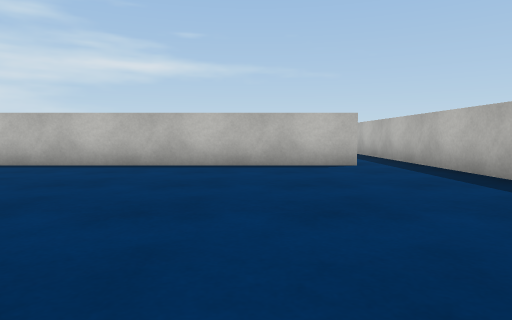
view 1 (above)

24 first-person views from a walk through a Unity game level. The camera is 0.55 m above the floor, tilts 4° down and sees 75° across. The floor is counted in squares, 1 m on a side. Each view is taken from the middle of a square. On the plan, view 1 faces up. The plan holds only what a view shows up to about 9 squares ahead; the rest is blank. The place goes on beyond the plan. The player character is not drawn. Surface patterns are stand-ins for the level's own textures.

view 2
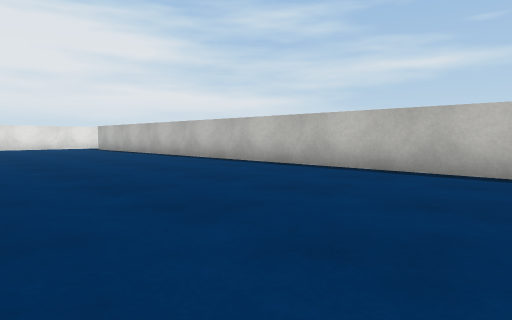

view 3
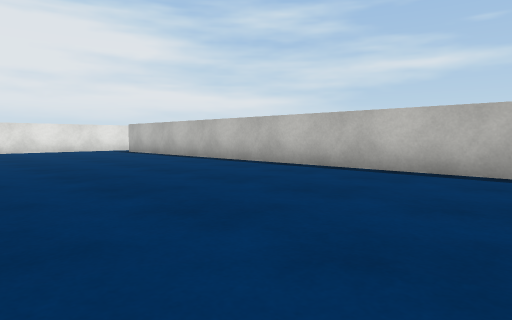

view 4
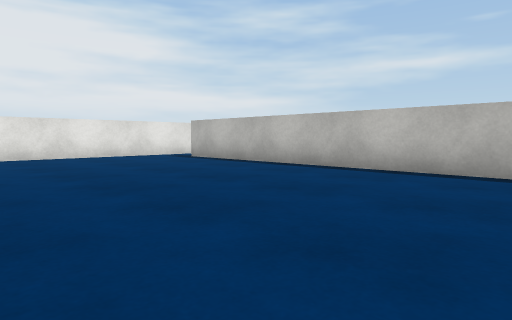

view 5
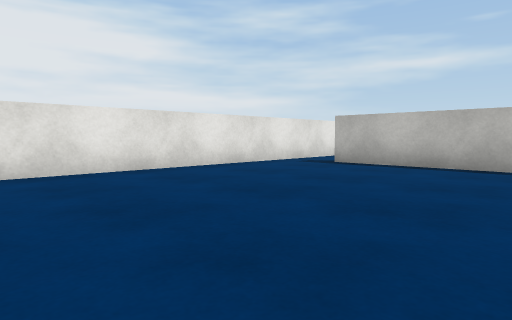

view 6
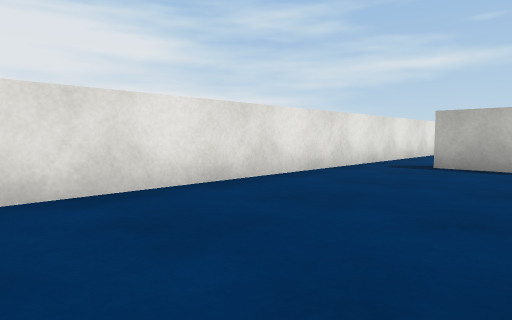

view 7
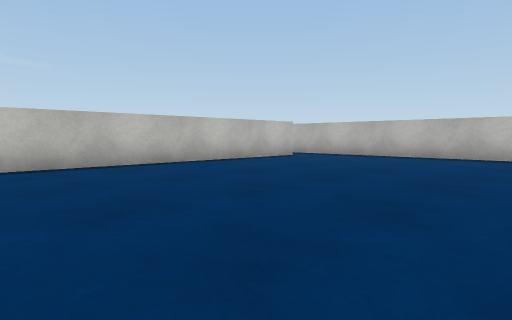

view 8
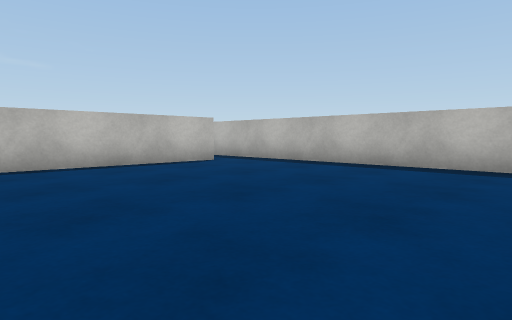

view 9
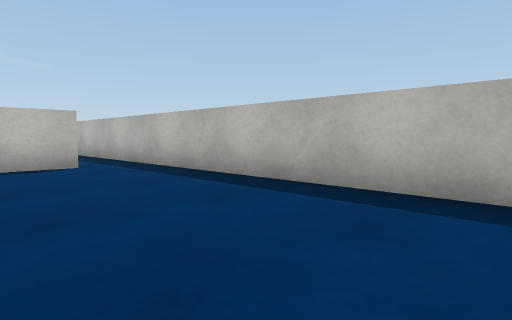

view 10
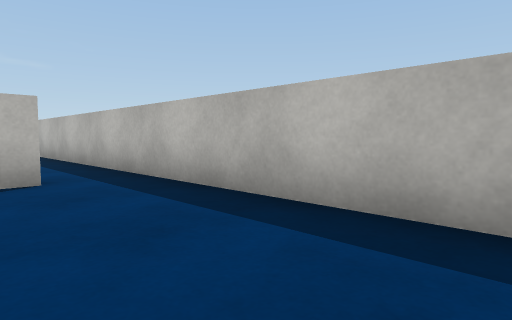

view 11
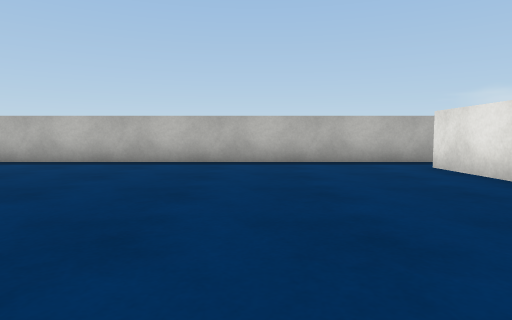

view 12
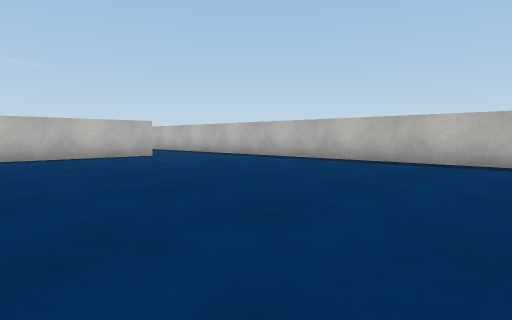

view 13
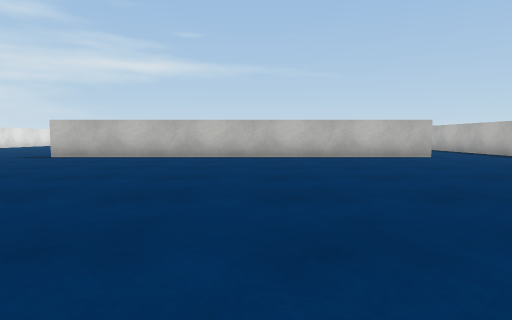

view 14
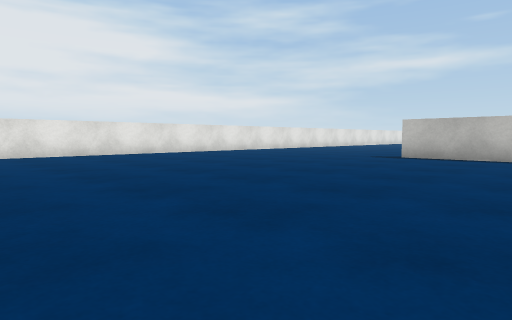

view 15
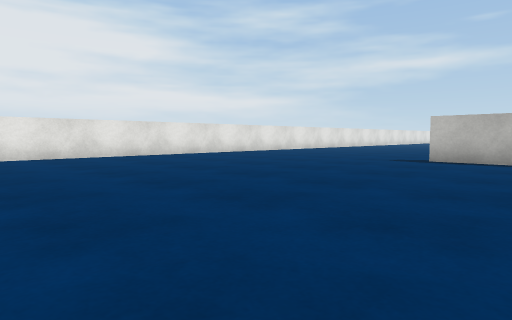

view 16
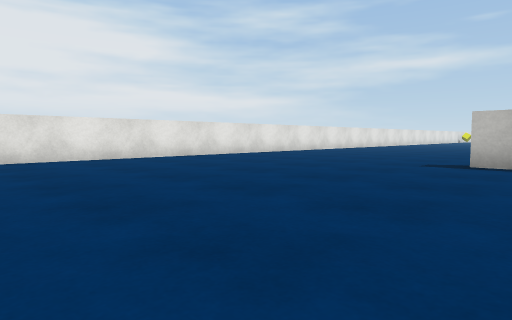

view 17
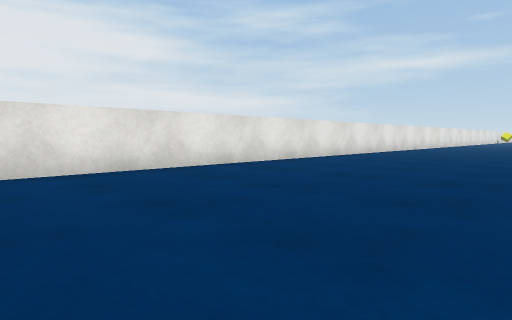

view 18
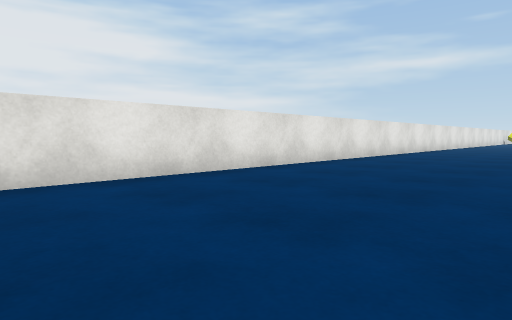

view 19
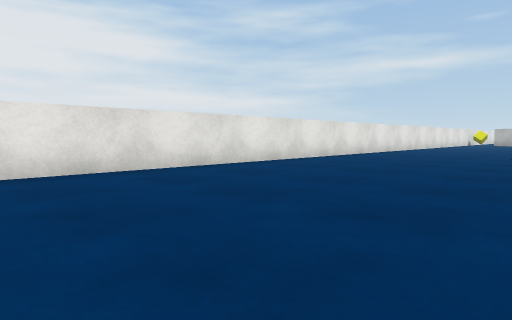

view 20
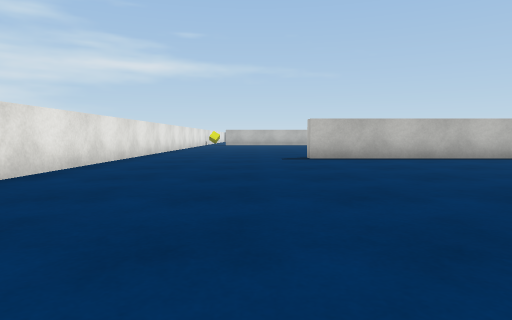

view 21
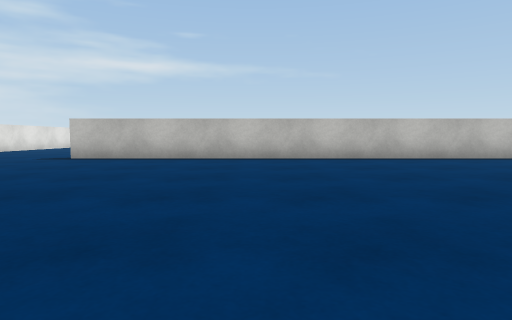

view 22
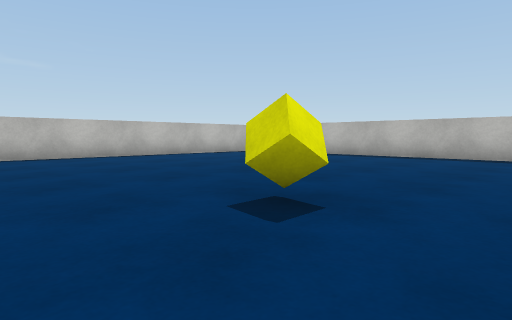

view 23
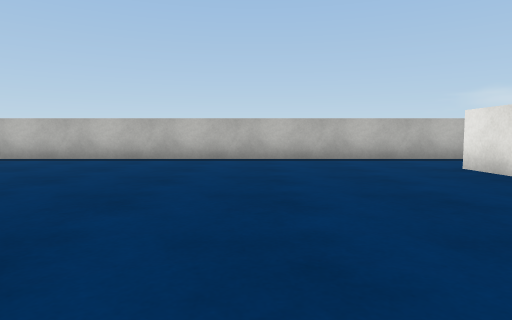

view 24
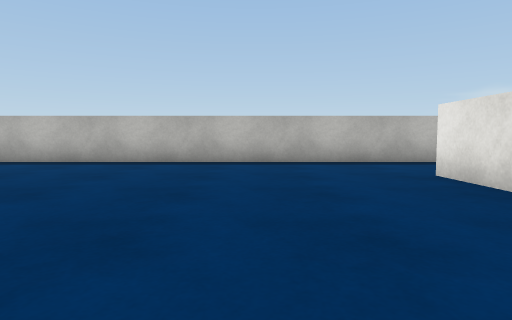

### Floor plan
Points are (right, up) in squares from view 1. A wall is a line through its corners. A room is listed if a view was taken in it or the views show most of it. See-through windows are left out.
Room 1 (views 1, 2, 3, 4, 5, 6, 7, 8, 9, 10)
walls: (2, 6.4) (-15, 6.4); (-16.2, 6.6) (-16.2, 0.4); (3.3, 0.4) (3.3, 6.4)
ways out: opening at (-16, 6) to room 2; opening at (3, 6) to room 2
Room 2 (views 11, 12, 13, 14, 15, 16, 17, 18, 19, 20, 21, 22, 23, 24)
walls: (-0.8, 21.4) (0.8, 21.4); (0.8, 21) (-9.6, 21); (3.3, 19.8) (3.3, 31.4); (-16.2, 9.6) (-16.2, 6.6); (0, 6.8) (2, 6.8); (-0.5, 34.3) (-11.6, 34.3) (-11.6, 34.9); (3.3, 6.4) (3.3, 17.6); (-16.2, 35.1) (-16.2, 13.2)
ways out: opening at (-16, 6) to room 1; opening at (3, 6) to room 1
objects: yellow cube (-4, 27)

Positions as (right, up) in squares from view 1, and headings:
1: (0, 0), facing up
2: (0, 1), facing up-left
3: (-3, 1), facing up-left
4: (-7, 1), facing up-left
5: (-11, 0), facing up-left
6: (-13, 0), facing up-left
7: (-6, 0), facing up-right
8: (-3, 0), facing up-right
9: (0, 0), facing up-right
10: (1, 2), facing up-right
11: (-4, 10), facing right
12: (-4, 12), facing up-right
13: (-4, 12), facing up
14: (-6, 12), facing up-left
15: (-7, 13), facing up-left
16: (-8, 14), facing up-left
17: (-11, 15), facing up-left
18: (-12, 19), facing up-left
19: (-11, 24), facing up-left
20: (-13, 26), facing up
21: (-7, 26), facing up
22: (-6, 25), facing up-right
23: (-5, 25), facing right
24: (-4, 24), facing right
